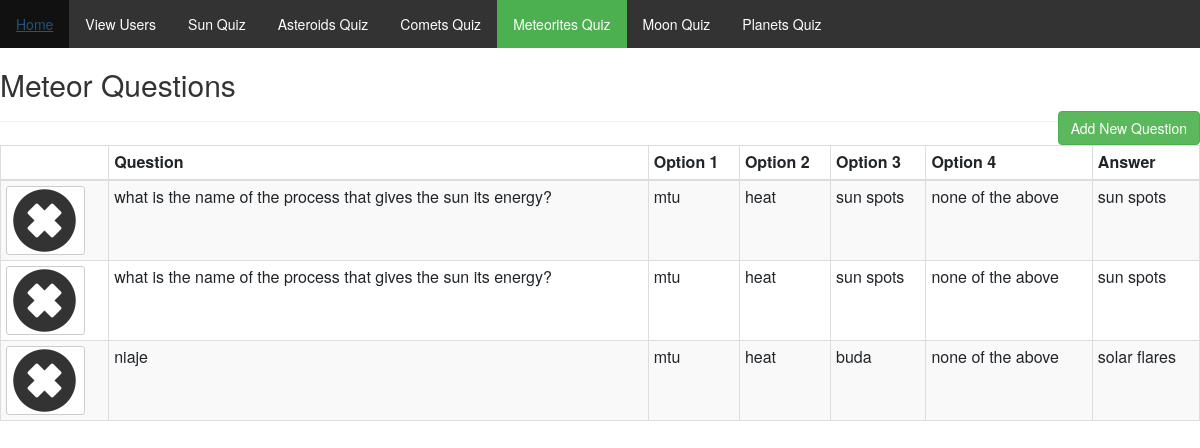
/admin/meteor/meteorquiz.php, run on the app's committed database.
### tables this page shows
CREATE TABLE `meteoritesquiz` (
  `id` int(255) NOT NULL,
  `que` varchar(255) NOT NULL,
  `option_1` varchar(255) NOT NULL,
  `option_2` varchar(255) NOT NULL,
  `option_3` varchar(255) NOT NULL,
  `option_4` varchar(255) NOT NULL,
  `ans` varchar(255) NOT NULL,
  `userans` text NOT NULL
);

### admin/meteor/meteorquiz.php (the view, shortened to what this page needs)
<?php
include '../../head.php';
$link = mysqli_connect("localhost", "102600", "choco95*", "starchild");
if(isset($_GET['add'])){
$que=((isset($_POST['que'])));
$opt1=((isset($_POST['option_1'])));
$opt2=((isset($_POST['option_2'])));
$opt3=((isset($_POST['option_3'])));
$opt4=((isset($_POST['option_4'])));
$ans=((isset($_POST['ans'])));
$errors=array();
if($_POST){
    $ansQuery=$link->query("SELECT * FROM meteoritesquiz WHERE ans='$ans'");
    $ansCount = mysqli_num_rows($ansQuery);
    if($ansCount != 0){
        $errors[]='The Entered Question Already Exists In The Database';
    }
    $required = array('que','option_1','option_2','option_3','option_4','ans');
    foreach($required as $f){
        if(empty($_POST[$f])){
            $errors[]='You Must Fill Out All Fields!';
            break;
        }
    }
    if(!empty($errors)){
        echo display_errors($errors);
    }else{
        $link->query("INSERT INTO meteoritesquiz (que, option_1, option_2,option_3,option_4,ans) VALUES ('$que','$opt1','$opt2','$opt3','$opt4','$ans')");
        $_SESSION['success_flash'] = 'Question Has Been Added';
        header('Location: meteorquiz.php');
    }
}
?>
<?php
}else{
    $queQuery = $link->query("SELECT * FROM meteoritesquiz ");
    ?>
<link href="../nav.css" type="text/css" rel="stylesheet">
<ul>
                <li><a  href="../index.php" >Home</a></li>
                <li><a  href="../admin.php">View Users</a></li>
                <li><a href="../sun/sunquiz.php" >Sun Quiz</a></li>
				<li><a href="../asteroid/asteroidquiz.php">Asteroids Quiz</a></li>
                <li><a href="../comet/cometquiz.php">Comets Quiz</a></li>
                <li><a href="../meteor/meteorquiz.php" class="active">Meteorites Quiz</a></li>
                <li><a href="../moon/moonquiz.php">Moon Quiz</a></li>
                 <li><a href="../planets/planetsquiz.php">Planets Quiz</a></li>
    </ul>
    <h2>Meteor Questions</h2>
    <a href="meteorquizadd.php" class="btn btn-success pull-right" id="add-product-btn">Add New Question</a>
    <hr>
    <table class="table table-bordered table-striped table-condensed">
        <thead><th></th><th>Question</th><th>Option 1</th><th>Option 2</th><th>Option 3</th><th>Option 4</th><th>Answer</th></thead>
        <tbody>
        <?php while($que = mysqli_fetch_assoc($queQuery)): ?>
            <tr>
                <td>
                <?php if($que['id'] == $que['id']): ?>
                    <a href="meteorquiz.php?delete=<?=$que['id']; ?>" class="btn btn-default btn-xs"><span class="glyphicon glyphicon-remove-sign"></span></a>
                <?php endif; ?>
                </td>
                <td><?= $que['que'];?></td>
                <td><?= $que['option_1'];?></td>
                <td><?= $que['option_2'];?></td>
                <td><?= $que['option_3'];?></td>
                <td><?= $que['option_4'];?></td>
                <td><?= $que['ans'];?></td>
            </tr>
<?php endwhile;?>
</tbody>
</table>
<?php } ?>

### css/style.css (style rules this page uses)
*,html,body { margin:0; padding: 0; }
ul { list-style: none; }
ul li { display: inline-block; }

### css/nav.css (style rules this page uses)
span { font-size: 65px; letter-spacing: 2px; font-family: impact; }

### admin/nav.css (style rules this page uses)
ul { list-style-type: none; margin: 0; padding: 0; overflow: hidden; background-color: #333; }
li { float: left; }
li a { display: block; color: white; text-align: center; padding: 14px 16px; text-decoration: none; }
.active { background-color: #4CAF50; }

### data on the page
meteoritesquiz: que "what is the name of the process that gives the sun its energy?", option_1 "mtu", option_2 "heat", option_3 "sun spots", option_4 "none of the above", ans "sun spots"
meteoritesquiz: que "what is the name of the process that gives the sun its energy?", option_1 "mtu", option_2 "heat", option_3 "sun spots", option_4 "none of the above", ans "sun spots"
meteoritesquiz: que "niaje", option_1 "mtu", option_2 "heat", option_3 "buda", option_4 "none of the above", ans "solar flares"
